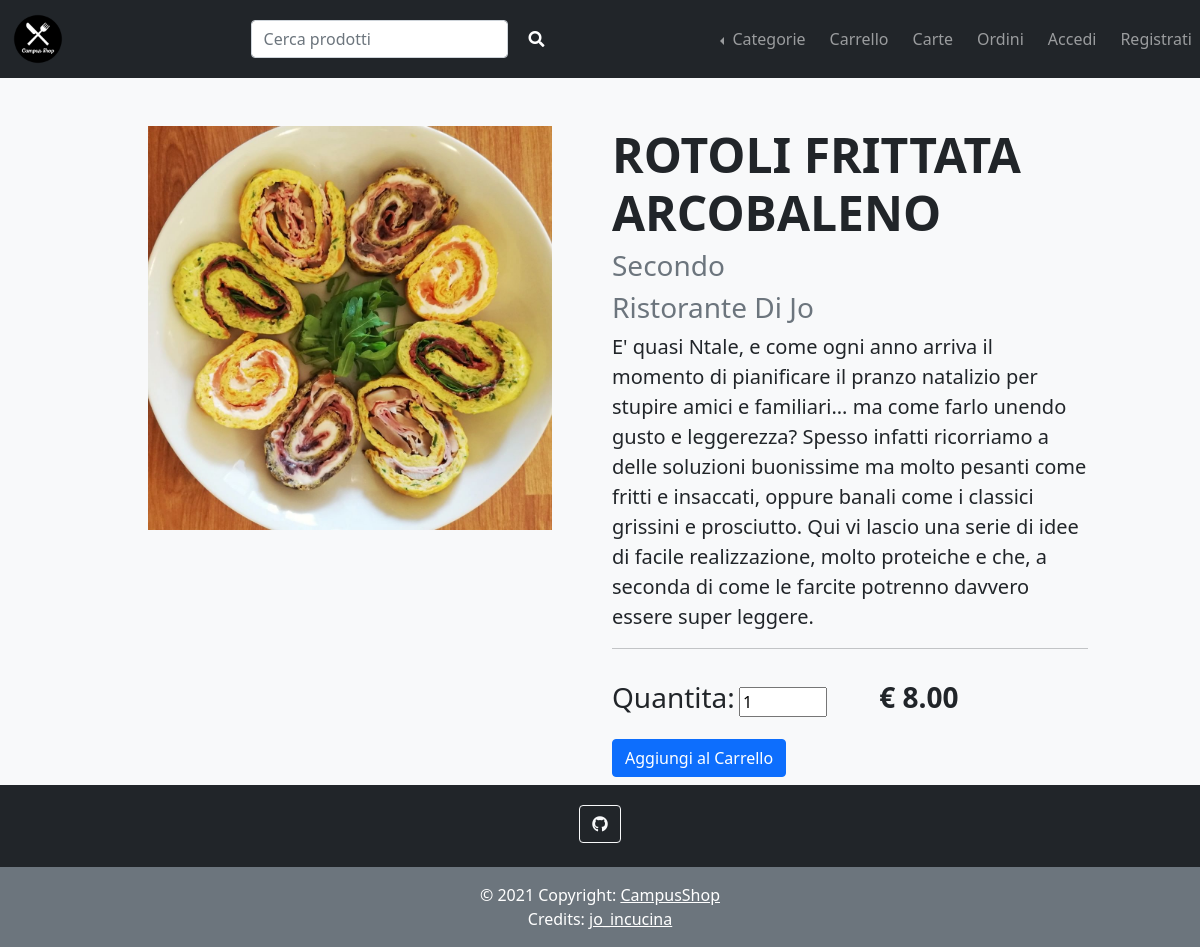
The page /product.php?productId=13 on the database its author committed.
### tables this page shows
CREATE TABLE `prodotto` (
  `id` int(10) UNSIGNED NOT NULL,
  `nome` char(254) NOT NULL,
  `prezzo` decimal(6,2) NOT NULL,
  `quantita_disponibile` int(11) NOT NULL,
  `visibile` tinyint(1) NOT NULL DEFAULT 1,
  `foto` char(254) NOT NULL,
  `descrizione` varchar(1024) NOT NULL,
  `id_venditore` int(10) UNSIGNED NOT NULL
);

CREATE TABLE `categoria` (
  `id` int(10) UNSIGNED NOT NULL,
  `nome` char(254) NOT NULL
);

CREATE TABLE `venditore` (
  `id` int(10) UNSIGNED NOT NULL,
  `nome` char(254) NOT NULL,
  `password` char(255) NOT NULL,
  `email` char(254) NOT NULL,
  `pIva` char(11) NOT NULL
);

### bootstrap.php (called while the page is built, shortened)
<?php
require_once("./class/db.php");
require_once("./class/utils.php");
$dbh = new DatabaseHelper("localhost", "root", "", "campus_shop", 3306);
?>

### class/utils.php (called while the page is built, shortened)
<?php
function isVendorLoggedIn()
{
    return !empty($_SESSION['clientEmail']) && $_SESSION["loginType"] == "vendor";
}

### productShow.php (the view, shortened to what this page needs)
<div class="row justify-content-center mx-0">
    <div class="col-md-5 p-5">
        <?php echo $dbh->getImgFromId($prod['id']) . ">"; ?>
    </div>
    <div class="col-md-5 mt-5">
        <div class="display-5 fw-bolder h1"><?php echo $prod["nome"]; ?></div>
        <div class="h3">
            <?php foreach ($dbh->getProductCategories($prod['id']) as $categoryId) : ?>
                <a class="text-capitalize text-decoration-none text-muted" href="categoryGrid.php?categoryId=<?php echo $categoryId; ?>"><?php echo $dbh->getCategoryName($categoryId); ?> </a>
            <?php endforeach; ?>
        </div>
        <a class="h3 text-capitalize text-decoration-none text-muted" href="vendorGrid.php?vendorId=<?php echo $prod['id_venditore']; ?>"><?php echo $dbh->getVendorName($prod['id_venditore']); ?></a>
        <p class="lead my-2"><?php echo $prod['descrizione'] ?></p>
        <hr class="singleline">
        <div class="row">
            <form action="addOrder.php" method="POST">
                <div class="my-3">
                <?php echo $quantityLabel ?>
                    <?php echo $quantityForm ?>
                    <span class=" h3 fw-bold ms-5" id="price">€ <?php echo $prod['prezzo']; ?></span>
                </div>
                <div class="col-xs-2 my-2">
                    <?php echo $buttonType ?>
                </div>
            </form>
        </div>
    </div>
</div>

### class/db.php (shortened to what this page needs)
<?php
class DatabaseHelper
{
    private $db;
    public function __construct($servername, $username, $password, $dbname, $port)
    {
        $this->db = new mysqli($servername, $username, $password, $dbname, $port);
    }
    public function getVendorName($vendorId)
    {
        $stmt = $this->db->prepare("SELECT nome FROM `venditore`WHERE id = ?");
        $stmt->bind_param("i", $vendorId);
        $stmt->execute();
        $result = $stmt->get_result();
        return $result->fetch_assoc()["nome"];
    }
    public function getProductCategories($idProdotto)
    {
        $stmt = $this->db->prepare("SELECT * FROM appartenenza_categorie,categoria WHERE appartenenza_categorie.id_prodotto= ? AND appartenenza_categorie.id_categoria = categoria.id");
        $stmt->bind_param("i", $idProdotto);
        $stmt->execute();
        $result = $stmt->get_result();
        $result->fetch_all(MYSQLI_ASSOC);
        $cat = [];
        foreach ($result as $categoria) {
            array_push($cat, $categoria["id"]);
        }
        return $cat;
    }
    public function getImgFromId($id)
    {
        $stmt = $this->db->prepare("SELECT  nome, foto  FROM prodotto  WHERE id=?");
        $stmt->bind_param("i", $id);
        $stmt->execute();
        $result = $stmt->get_result();
        $row = $result->fetch_assoc();
        return '<img class="img-fluid w-100" src="'  . UPLOAD_DIR . $row["foto"] . '" alt= "' . $row["nome"] .  '"  ';
    }
    public function getProductFromId($id)
    {
        $stmt = $this->db->prepare("SELECT  *
                                    FROM prodotto
                                    WHERE id = ?");
        $stmt->bind_param("i", $id);
        $stmt->execute();
        $result = $stmt->get_result();
        return $result->fetch_assoc();
    }
    public function getCategoryName($categoryId)
    {
        $stmt = $this->db->prepare("SELECT nome FROM `categoria`WHERE id = ?");
        $stmt->bind_param("i", $categoryId);
        $stmt->execute();
        $result = $stmt->get_result();
        return $result->fetch_assoc()["nome"];
    }
}

### rows shown on the page
prodotto: foto (picture), nome "ROTOLI FRITTATA ARCOBALENO", id_venditore.nome "Ristorante Di Jo", descrizione "E' quasi Ntale, e come ogni anno arriva il momento di pianificare il pranzo natalizio per stupire amici e familiari... ma come farlo unendo gusto e leggerezza? Spesso infatti ricorriamo a delle soluzioni buonissime ma molto pesanti come fritti e insaccati, oppure banali come i classici grissini e prosciutto. Qui vi lascio una serie di idee di facile realizzazione, molto proteiche e che, a seconda di come le farcite potrenno davvero essere super leggere.", prezzo "8.00"
categoria: nome "Secondo"

### other values the page prints
$item["nome"] "Categorie"
$item["nome"] "Carrello"
$item["nome"] "Carte"
$item["nome"] "Ordini"
$item["nome"] "Accedi"
$item["nome"] "Registrati"
